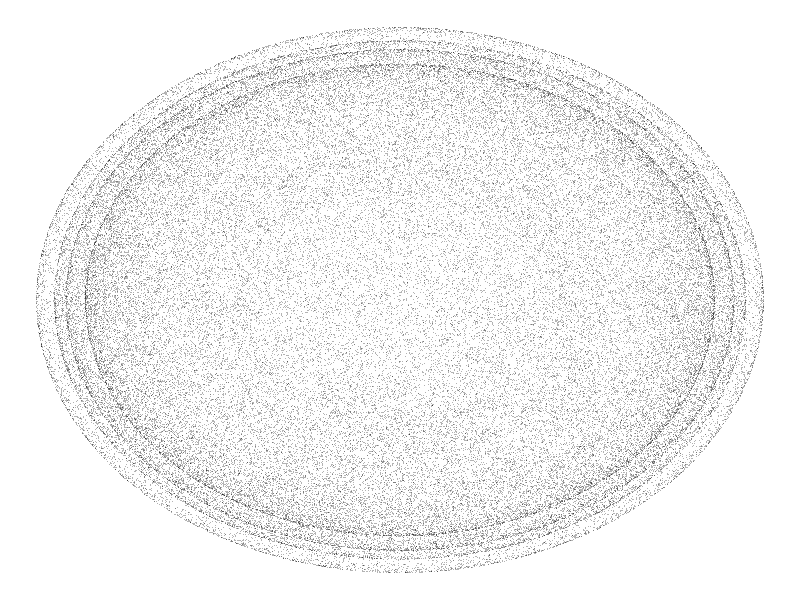
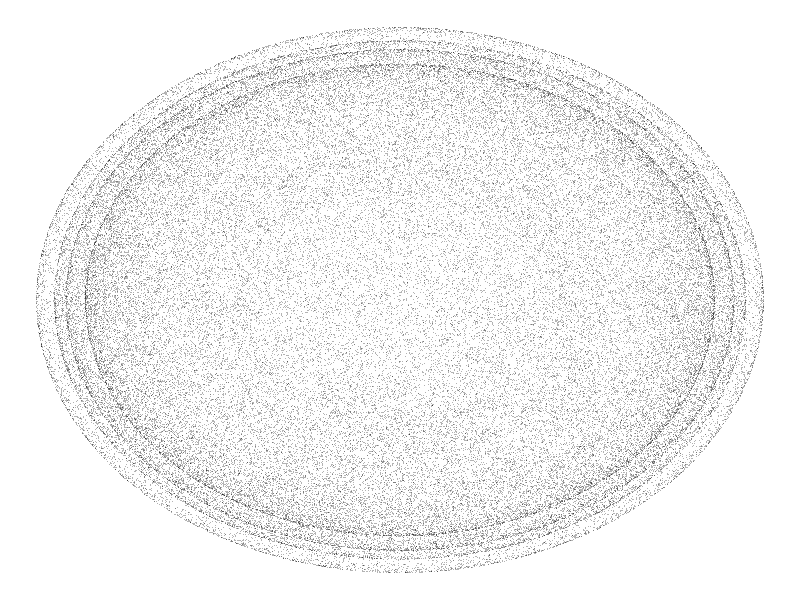

Write the R code that produced these figures, in order.
library(ggplot2)

# golden ratio
phi <- (1 + sqrt(5)) / 2

icosa <- cbind(
  c(0, 1, phi),
  c(0, 1, -phi),
  c(0, -1, phi),
  c(0, -1, -phi),
  c(1, phi, 0),
  c(1, -phi, 0),
  c(-1, phi, 0),
  c(-1, -phi, 0),
  c(phi, 0, 1),
  c(phi, 0, -1),
  c(-phi, 0, 1),
  c(-phi, 0, -1)
)

rotate_x <- function(theta) {
  return(
    matrix(c(
      1, 0, 0,
      0, cos(theta), -sin(theta),
      0, sin(theta), cos(theta)
    ), nrow=3, ncol=3, byrow=TRUE)
  )
}

rotate_y <- function(theta) {
  return(
    matrix(c(
      cos(theta), 0, sin(theta),
      0, 1, 0,
      -sin(theta), 0, cos(theta)
    ), nrow=3, ncol=3, byrow=TRUE)
  )
}

rotate_z <- function(theta) {
  return(
    matrix(c(
      cos(theta), -sin(theta), 0,
      sin(theta), cos(theta), 0,
      0, 0, 1
    ), nrow=3, ncol=3, byrow=TRUE)
  )
}


methodEnum <- list(ANGLE="ANGLE", AVRO="AVRO")

# return 3x3
# pure function
# can use general formula instead! faster!
random_rotation <- function(type=methodEnum$ANGLE) {
  if (type == methodEnum$ANGLE) {
    angles <- 2 * pi * runif(3, 0, 1)
    return(
      rotate_z(angles[3]) %*% rotate_y(angles[2]) %*% rotate_x(angles[1])
    )
  } else if (type == methodEnum$AVRO) {
    u <- runif(3, 0, 1)
    v <- c(
      cos(2 * pi * u[2]) * sqrt(u[3]),
      sin(2 * pi * u[2]) * sqrt(u[3]),
      sqrt(1 - u[3])
    )
    h <- diag(3) - (2 * (v %*% t(v)))
    return(
      -h %*% rotate_z(u[3] * 2 * pi)
    )
  } else {
    stop("Wrong type")
  }
}


# takes 3xN and projects to 2-space
projection <- function(object, axis="x") {
  p <- matrix(c(
    1, 0, 0,
    0, 1, 0
  ), nrow=2, ncol=3, byrow=TRUE)
  return(p %*% object)
}

# unit_cube
# rotate_x(0.5)

coords_to_df <- function(m) {
  df <- as.data.frame(t(m))
  colnames(df) <- c("x", "y")
  return(df)
}



# df <- coords_to_df(projection(random_rotation() %*% (dodeca + 0.1)))
# ggplot(df, aes(x, y)) +
#   geom_point(alpha=0.5, size=5, stroke=0.1, color="#000000") +
#   theme_void()



plot_rotations <- function(n=10, color="#ffffff") {
  vectors <- projection(random_rotation() %*% (icosa + 0.1))
  for (i in 1:(n-1)) {
    vectors <- cbind(vectors, projection(random_rotation() %*% (icosa + 0.1)))
  }
  df <- coords_to_df(vectors)
  ggplot(df, aes(x, y)) +
    geom_point(alpha=0.3, size=0.2, stroke=0, color=color) +
    theme_void()
}


plot_rotations(10000, "#000000")

# ggsave("test_cube.png", units="px", width=2000, height=2000, bg="#2f2633", dpi="retina")

# ggsave("test_icosahedron.png", units="px", width=2000, height=2000, bg="#2f2633", dpi="retina")
ggsave("test_icosahedron.png", units="px", width=2000, height=2000, bg="#ffffff", dpi="retina")


# plot_rotations <- function(n=10) {
#   vectors <- projection(random_rotation() %*% (unit_cube))
#   for (i in 1:(n-1)) {
#     vectors <- cbind(vectors, projection(random_rotation() %*% (unit_cube)))
#   }
#   df <- coords_to_df(vectors)
#   ggplot(df, aes(x, y)) +
#     geom_point(alpha=0.1, size=0.03, stroke=0) +
#     theme_void()
# }
#
# plot_rotations(10000)
#
# ggsave("test_cube2.png", units="px", width=2000, height=2000, bg="#ffffff", dpi="retina")
